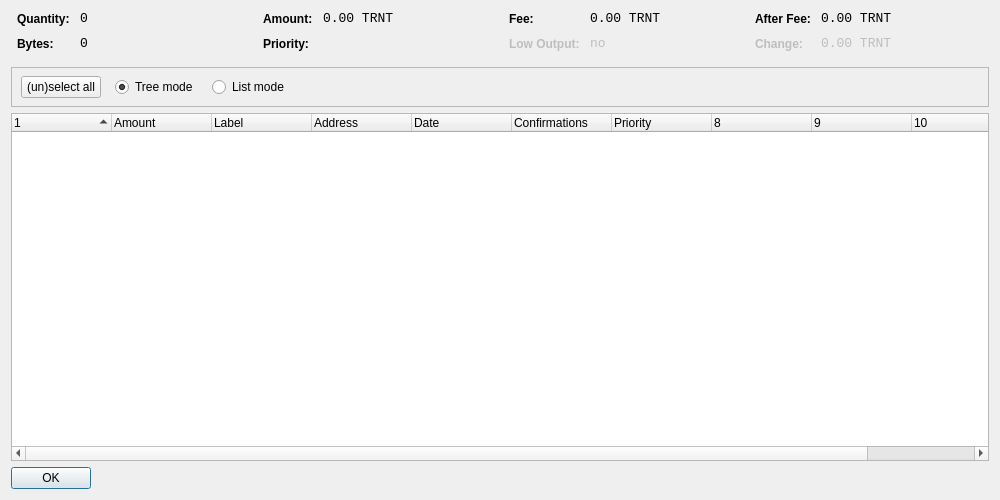
<?xml version="1.0" encoding="UTF-8"?>
<ui version="4.0">
 <class>CoinControlDialog</class>
 <widget class="QDialog" name="CoinControlDialog">
  <property name="geometry">
   <rect>
    <x>0</x>
    <y>0</y>
    <width>1000</width>
    <height>500</height>
   </rect>
  </property>
  <property name="windowTitle">
   <string>Coin Control</string>
  </property>
  <layout class="QVBoxLayout" name="verticalLayout">
   <item>
    <layout class="QHBoxLayout" name="horizontalLayoutTop" stretch="0,0,0,0">
     <property name="topMargin">
      <number>0</number>
     </property>
     <property name="bottomMargin">
      <number>10</number>
     </property>
     <item>
      <layout class="QFormLayout" name="formLayoutCoinControl1">
       <property name="horizontalSpacing">
        <number>10</number>
       </property>
       <property name="verticalSpacing">
        <number>10</number>
       </property>
       <property name="leftMargin">
        <number>6</number>
       </property>
       <property name="rightMargin">
        <number>6</number>
       </property>
       <item row="0" column="0">
        <widget class="QLabel" name="labelCoinControlQuantityText">
         <property name="styleSheet">
          <string notr="true">font-weight:bold;</string>
         </property>
         <property name="text">
          <string>Quantity:</string>
         </property>
        </widget>
       </item>
       <item row="0" column="1">
        <widget class="QLabel" name="labelCoinControlQuantity">
         <property name="font">
          <font>
           <family>Monospace</family>
           <pointsize>10</pointsize>
          </font>
         </property>
         <property name="cursor">
          <cursorShape>IBeamCursor</cursorShape>
         </property>
         <property name="contextMenuPolicy">
          <enum>Qt::ActionsContextMenu</enum>
         </property>
         <property name="text">
          <string notr="true">0</string>
         </property>
         <property name="textInteractionFlags">
          <set>Qt::LinksAccessibleByMouse|Qt::TextSelectableByKeyboard|Qt::TextSelectableByMouse</set>
         </property>
        </widget>
       </item>
       <item row="1" column="0">
        <widget class="QLabel" name="labelCoinControlBytesText">
         <property name="styleSheet">
          <string notr="true">font-weight:bold;</string>
         </property>
         <property name="text">
          <string>Bytes:</string>
         </property>
        </widget>
       </item>
       <item row="1" column="1">
        <widget class="QLabel" name="labelCoinControlBytes">
         <property name="font">
          <font>
           <family>Monospace</family>
           <pointsize>10</pointsize>
          </font>
         </property>
         <property name="cursor">
          <cursorShape>IBeamCursor</cursorShape>
         </property>
         <property name="contextMenuPolicy">
          <enum>Qt::ActionsContextMenu</enum>
         </property>
         <property name="text">
          <string notr="true">0</string>
         </property>
         <property name="textInteractionFlags">
          <set>Qt::LinksAccessibleByMouse|Qt::TextSelectableByKeyboard|Qt::TextSelectableByMouse</set>
         </property>
        </widget>
       </item>
      </layout>
     </item>
     <item>
      <layout class="QFormLayout" name="formLayoutCoinControl2">
       <property name="horizontalSpacing">
        <number>10</number>
       </property>
       <property name="verticalSpacing">
        <number>10</number>
       </property>
       <property name="leftMargin">
        <number>6</number>
       </property>
       <property name="rightMargin">
        <number>6</number>
       </property>
       <item row="0" column="0">
        <widget class="QLabel" name="labelCoinControlAmountText">
         <property name="styleSheet">
          <string notr="true">font-weight:bold;</string>
         </property>
         <property name="text">
          <string>Amount:</string>
         </property>
        </widget>
       </item>
       <item row="0" column="1">
        <widget class="QLabel" name="labelCoinControlAmount">
         <property name="font">
          <font>
           <family>Monospace</family>
           <pointsize>10</pointsize>
          </font>
         </property>
         <property name="cursor">
          <cursorShape>IBeamCursor</cursorShape>
         </property>
         <property name="contextMenuPolicy">
          <enum>Qt::ActionsContextMenu</enum>
         </property>
         <property name="text">
          <string notr="true">0.00 TRNT</string>
         </property>
         <property name="textInteractionFlags">
          <set>Qt::LinksAccessibleByMouse|Qt::TextSelectableByKeyboard|Qt::TextSelectableByMouse</set>
         </property>
        </widget>
       </item>
       <item row="1" column="0">
        <widget class="QLabel" name="labelCoinControlPriorityText">
         <property name="styleSheet">
          <string notr="true">font-weight:bold;</string>
         </property>
         <property name="text">
          <string>Priority:</string>
         </property>
        </widget>
       </item>
       <item row="1" column="1">
        <widget class="QLabel" name="labelCoinControlPriority">
         <property name="font">
          <font>
           <family>Monospace</family>
           <pointsize>10</pointsize>
          </font>
         </property>
         <property name="cursor">
          <cursorShape>IBeamCursor</cursorShape>
         </property>
         <property name="contextMenuPolicy">
          <enum>Qt::ActionsContextMenu</enum>
         </property>
         <property name="text">
          <string/>
         </property>
         <property name="textInteractionFlags">
          <set>Qt::LinksAccessibleByMouse|Qt::TextSelectableByKeyboard|Qt::TextSelectableByMouse</set>
         </property>
        </widget>
       </item>
      </layout>
     </item>
     <item>
      <layout class="QFormLayout" name="formLayoutCoinControl3">
       <property name="horizontalSpacing">
        <number>10</number>
       </property>
       <property name="verticalSpacing">
        <number>10</number>
       </property>
       <property name="leftMargin">
        <number>6</number>
       </property>
       <property name="rightMargin">
        <number>6</number>
       </property>
       <item row="0" column="0">
        <widget class="QLabel" name="labelCoinControlFeeText">
         <property name="styleSheet">
          <string notr="true">font-weight:bold;</string>
         </property>
         <property name="text">
          <string>Fee:</string>
         </property>
        </widget>
       </item>
       <item row="0" column="1">
        <widget class="QLabel" name="labelCoinControlFee">
         <property name="font">
          <font>
           <family>Monospace</family>
           <pointsize>10</pointsize>
          </font>
         </property>
         <property name="cursor">
          <cursorShape>IBeamCursor</cursorShape>
         </property>
         <property name="contextMenuPolicy">
          <enum>Qt::ActionsContextMenu</enum>
         </property>
         <property name="text">
          <string notr="true">0.00 TRNT</string>
         </property>
         <property name="textInteractionFlags">
          <set>Qt::LinksAccessibleByMouse|Qt::TextSelectableByKeyboard|Qt::TextSelectableByMouse</set>
         </property>
        </widget>
       </item>
       <item row="1" column="0">
        <widget class="QLabel" name="labelCoinControlLowOutputText">
         <property name="enabled">
          <bool>false</bool>
         </property>
         <property name="styleSheet">
          <string notr="true">font-weight:bold;</string>
         </property>
         <property name="text">
          <string>Low Output:</string>
         </property>
        </widget>
       </item>
       <item row="1" column="1">
        <widget class="QLabel" name="labelCoinControlLowOutput">
         <property name="enabled">
          <bool>false</bool>
         </property>
         <property name="font">
          <font>
           <family>Monospace</family>
           <pointsize>10</pointsize>
          </font>
         </property>
         <property name="cursor">
          <cursorShape>IBeamCursor</cursorShape>
         </property>
         <property name="contextMenuPolicy">
          <enum>Qt::ActionsContextMenu</enum>
         </property>
         <property name="text">
          <string notr="true">no</string>
         </property>
         <property name="textInteractionFlags">
          <set>Qt::LinksAccessibleByMouse|Qt::TextSelectableByKeyboard|Qt::TextSelectableByMouse</set>
         </property>
        </widget>
       </item>
      </layout>
     </item>
     <item>
      <layout class="QFormLayout" name="formLayoutCoinControl4">
       <property name="horizontalSpacing">
        <number>10</number>
       </property>
       <property name="verticalSpacing">
        <number>10</number>
       </property>
       <property name="leftMargin">
        <number>6</number>
       </property>
       <property name="rightMargin">
        <number>6</number>
       </property>
       <item row="0" column="0">
        <widget class="QLabel" name="labelCoinControlAfterFeeText">
         <property name="styleSheet">
          <string notr="true">font-weight:bold;</string>
         </property>
         <property name="text">
          <string>After Fee:</string>
         </property>
        </widget>
       </item>
       <item row="0" column="1">
        <widget class="QLabel" name="labelCoinControlAfterFee">
         <property name="font">
          <font>
           <family>Monospace</family>
           <pointsize>10</pointsize>
          </font>
         </property>
         <property name="cursor">
          <cursorShape>IBeamCursor</cursorShape>
         </property>
         <property name="contextMenuPolicy">
          <enum>Qt::ActionsContextMenu</enum>
         </property>
         <property name="text">
          <string notr="true">0.00 TRNT</string>
         </property>
         <property name="textInteractionFlags">
          <set>Qt::LinksAccessibleByMouse|Qt::TextSelectableByKeyboard|Qt::TextSelectableByMouse</set>
         </property>
        </widget>
       </item>
       <item row="1" column="0">
        <widget class="QLabel" name="labelCoinControlChangeText">
         <property name="enabled">
          <bool>false</bool>
         </property>
         <property name="styleSheet">
          <string notr="true">font-weight:bold;</string>
         </property>
         <property name="text">
          <string>Change:</string>
         </property>
        </widget>
       </item>
       <item row="1" column="1">
        <widget class="QLabel" name="labelCoinControlChange">
         <property name="enabled">
          <bool>false</bool>
         </property>
         <property name="font">
          <font>
           <family>Monospace</family>
           <pointsize>10</pointsize>
          </font>
         </property>
         <property name="cursor">
          <cursorShape>IBeamCursor</cursorShape>
         </property>
         <property name="contextMenuPolicy">
          <enum>Qt::ActionsContextMenu</enum>
         </property>
         <property name="text">
          <string notr="true">0.00 TRNT</string>
         </property>
         <property name="textInteractionFlags">
          <set>Qt::LinksAccessibleByMouse|Qt::TextSelectableByKeyboard|Qt::TextSelectableByMouse</set>
         </property>
        </widget>
       </item>
      </layout>
     </item>
    </layout>
   </item>
   <item>
    <widget class="QFrame" name="frame">
     <property name="minimumSize">
      <size>
       <width>0</width>
       <height>40</height>
      </size>
     </property>
     <property name="frameShape">
      <enum>QFrame::StyledPanel</enum>
     </property>
     <property name="frameShadow">
      <enum>QFrame::Sunken</enum>
     </property>
     <widget class="QWidget" name="horizontalLayoutWidget">
      <property name="geometry">
       <rect>
        <x>10</x>
        <y>0</y>
        <width>781</width>
        <height>41</height>
       </rect>
      </property>
      <layout class="QHBoxLayout" name="horizontalLayoutPanel" stretch="0,0,0,0,0">
       <property name="spacing">
        <number>14</number>
       </property>
       <item>
        <widget class="QPushButton" name="pushButtonSelectAll">
         <property name="sizePolicy">
          <sizepolicy hsizetype="Maximum" vsizetype="Fixed">
           <horstretch>0</horstretch>
           <verstretch>0</verstretch>
          </sizepolicy>
         </property>
         <property name="text">
          <string>(un)select all</string>
         </property>
        </widget>
       </item>
       <item>
        <widget class="QRadioButton" name="radioTreeMode">
         <property name="sizePolicy">
          <sizepolicy hsizetype="Maximum" vsizetype="Fixed">
           <horstretch>0</horstretch>
           <verstretch>0</verstretch>
          </sizepolicy>
         </property>
         <property name="text">
          <string>Tree mode</string>
         </property>
         <property name="checked">
          <bool>true</bool>
         </property>
        </widget>
       </item>
       <item>
        <widget class="QRadioButton" name="radioListMode">
         <property name="sizePolicy">
          <sizepolicy hsizetype="Maximum" vsizetype="Fixed">
           <horstretch>0</horstretch>
           <verstretch>0</verstretch>
          </sizepolicy>
         </property>
         <property name="text">
          <string>List mode</string>
         </property>
        </widget>
       </item>
       <item>
        <spacer name="horizontalSpacer">
         <property name="orientation">
          <enum>Qt::Horizontal</enum>
         </property>
         <property name="sizeHint" stdset="0">
          <size>
           <width>40</width>
           <height>20</height>
          </size>
         </property>
        </spacer>
       </item>
      </layout>
     </widget>
    </widget>
   </item>
   <item>
    <widget class="CoinControlTreeWidget" name="treeWidget">
     <property name="contextMenuPolicy">
      <enum>Qt::CustomContextMenu</enum>
     </property>
     <property name="sortingEnabled">
      <bool>false</bool>
     </property>
     <property name="columnCount">
      <number>11</number>
     </property>
     <attribute name="headerShowSortIndicator" stdset="0">
      <bool>true</bool>
     </attribute>
     <attribute name="headerStretchLastSection">
      <bool>false</bool>
     </attribute>
     <column>
      <property name="text">
       <string/>
      </property>
     </column>
     <column>
      <property name="text">
       <string>Amount</string>
      </property>
     </column>
     <column>
      <property name="text">
       <string>Label</string>
      </property>
     </column>
     <column>
      <property name="text">
       <string>Address</string>
      </property>
     </column>
     <column>
      <property name="text">
       <string>Date</string>
      </property>
     </column>
     <column>
      <property name="text">
       <string>Confirmations</string>
      </property>
      <property name="toolTip">
       <string>Confirmed</string>
      </property>
     </column>
     <column>
      <property name="text">
       <string>Priority</string>
      </property>
     </column>
     <column>
      <property name="text">
       <string/>
      </property>
     </column>
     <column>
      <property name="text">
       <string/>
      </property>
     </column>
     <column>
      <property name="text">
       <string/>
      </property>
     </column>
     <column>
      <property name="text">
       <string/>
      </property>
     </column>
    </widget>
   </item>
   <item>
    <widget class="QDialogButtonBox" name="buttonBox">
     <property name="sizePolicy">
      <sizepolicy hsizetype="Maximum" vsizetype="Fixed">
       <horstretch>0</horstretch>
       <verstretch>0</verstretch>
      </sizepolicy>
     </property>
     <property name="orientation">
      <enum>Qt::Horizontal</enum>
     </property>
     <property name="standardButtons">
      <set>QDialogButtonBox::Ok</set>
     </property>
    </widget>
   </item>
  </layout>
 </widget>
 <customwidgets>
  <customwidget>
   <class>CoinControlTreeWidget</class>
   <extends>QTreeWidget</extends>
   <header>coincontroltreewidget.h</header>
  </customwidget>
 </customwidgets>
 <resources/>
 <connections/>
</ui>
